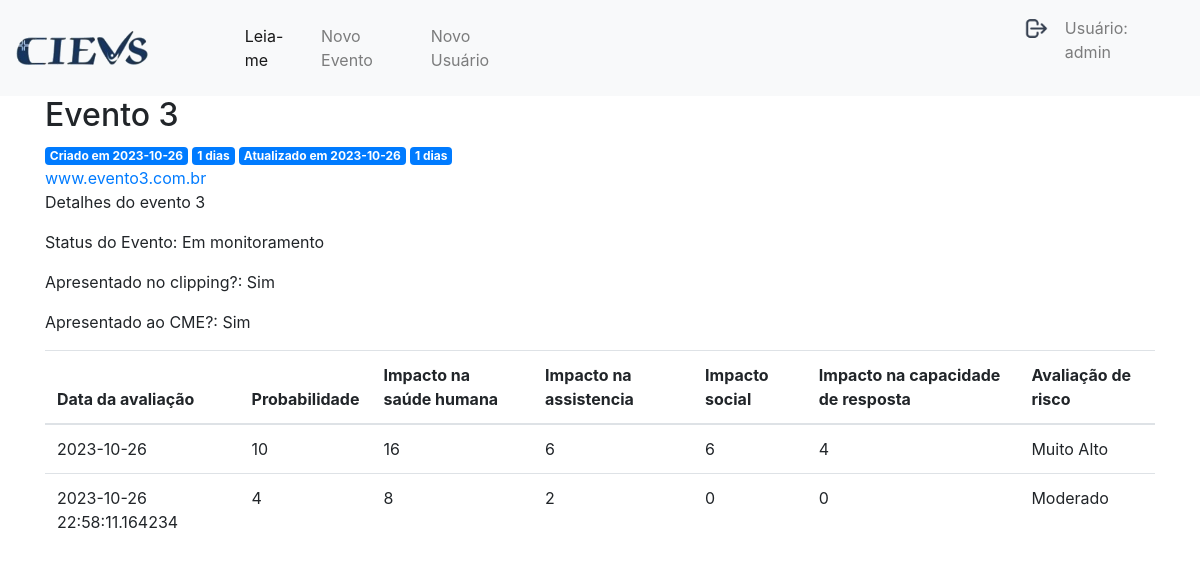
Page /3 (signed in) on the committed database.
### tables this page shows
CREATE TABLE user (
  id INTEGER PRIMARY KEY AUTOINCREMENT,
  username TEXT UNIQUE NOT NULL,
  password TEXT NOT NULL
);

CREATE TABLE posts (
  id INTEGER PRIMARY KEY AUTOINCREMENT,
  created DATE,
  updated DATE,
  title VARCHAR NOT NULL,
  links VARCHAR NOT NULL,
  details TEXT NOT NULL,
  status_evento VARCHAR NOT NULL, 
  clipping BOOLEAN,
  cme BOOLEAN,
  data_insercao_no_clipping DATE, 
  ultima_data_no_clipping DATE, 
  data_inicio_monitoramento_no_cme DATE, 
  data_encerramento_do_monitaramento DATE, 
  ultima_avaliacao_risco VARCHAR,
  compartilhamento_da_informacao BOOLEAN 
);

CREATE TABLE avaliacoes (
	id INTEGER NOT NULL, 
	data_da_avaliacao DATE NOT NULL, 
	avaliado_por VARCHAR, 
	avaliacao01 INTEGER, 
	avaliacao02 INTEGER, 
	avaliacao03 INTEGER, 
	avaliacao04 INTEGER, 
	avaliacao05 INTEGER, 
	avaliacao06 INTEGER, 
	avaliacao07 INTEGER, 
	avaliacao08 INTEGER, 
	avaliacao09 INTEGER, 
	avaliacao10 INTEGER, 
	avaliacao11 INTEGER, 
	avaliacao12 INTEGER, 
	avaliacao13 INTEGER, 
	avaliacao14 INTEGER, 
	avaliacao15 INTEGER, 
	avaliacao16 INTEGER, 
	avaliacao17 INTEGER, 
	avaliacao18 INTEGER, 
	avaliacao19 INTEGER, 
	avaliacao20 INTEGER, 
	avaliacao21 INTEGER, 
	probabilidade INTEGER, 
	impacto_saude_humana INTEGER, 
	impacto_na_assistencia INTEGER, 
	impacto_social INTEGER, 
	impacto_na_capacidade_de_resposta INTEGER, 
	avaliacao_de_risco VARCHAR, 
	PRIMARY KEY (id, data_da_avaliacao), 
	FOREIGN KEY(id) REFERENCES posts (id)
);

### app.py (the view)
@app.route('/<int:post_id>')
def post(post_id):
    post = get_post(post_id)
    avaliacao = get_avaliacao(post_id)
    cdays = (date.today() - datetime.strptime(post['created'], '%Y-%m-%d').date()).days
    udays = (date.today() - datetime.strptime(post['updated'], '%Y-%m-%d').date()).days
    return render_template('post.html', post = post, cdays = cdays, udays = udays, avaliacao = avaliacao)

### app.py (called while the page is built)
def get_db_connection():
    conn = sqlite3.connect('database.db')
    conn.row_factory = sqlite3.Row
    return conn

def get_post(post_id):
    conn = get_db_connection()
    post = conn.execute('SELECT * FROM posts WHERE id = ?', (post_id,)).fetchone()
    conn.close()
    if post is None:
        abort(404)
    return post

def get_avaliacao(post_id):
    conn = get_db_connection()
    avaliacao = conn.execute('SELECT * FROM avaliacoes WHERE id = ?', (post_id,)).fetchall()
    conn.close()
    if avaliacao is None:
        abort(404)
    return avaliacao

@app.before_request
def load_logged_in_user():
    user_id = session.get('user_id')
    if user_id is None:
        g.user = None
    else:
        g.user = get_db_connection().execute(
            'SELECT * FROM user WHERE id = ?', (user_id,)
        ).fetchone()

### templates/post.html
{% extends 'base.html' %}
{% block content %}
    <h2>{% block title %} {{ post['title'] }} {% endblock %}</h2>
    <span class="badge badge-primary">Criado em {{ post['created'] }}</span>
    <span class="badge badge-primary">{{ cdays }} dias</span>
    <span class="badge badge-primary">Atualizado em {{ post['updated'] }}</span>
    <span class="badge badge-primary">{{ udays }} dias</span>
    <br><a href="{{ post['links']}}">{{ post['links'] }}</a>
    <p>{{ post['details'] }}</p>
    <p>Status do Evento: {{ post['status_evento'] }}</p>
    {% if post['clipping']%}
    <p>Apresentado no clipping?: Sim</p>
    {% else %}
    <p>Apresentado no clipping?: Não</p>
    {% endif %}
    {% if post['cme']%}
    <p>Apresentado ao CME?: Sim</p>
    {% else %}
    <p>Apresentado ao CME?: Não</p>
    {% endif %}
    <div>
        <table class="table">
            <thead>
                <tr>
                    <th>Data da avaliação</th>
                    <th>Probabilidade</th>
                    <th>Impacto na saúde humana</th>
                    <th>Impacto na assistencia</th>
                    <th>Impacto social</th>
                    <th>Impacto na capacidade de resposta</th>
                    <th>Avaliação de risco</th>
                </tr>
            </thead>
            <tbody>
                {% for n in avaliacao %}
                <tr>
                    <td>{{ n['data_da_avaliacao'] }}</td>
                    <td>{{ n['probabilidade'] }}</td>
                    <td>{{ n['impacto_saude_humana'] }}</td>
                    <td>{{ n['impacto_na_assistencia'] }}</td>
                    <td>{{ n['impacto_social'] }}</td>
                    <td>{{ n['impacto_na_capacidade_de_resposta'] }}</td>
                    <td>{{ n['avaliacao_de_risco'] }}</td>
                </tr>
                {% endfor %}
            </tbody>
        </table>
    </div>
{% endblock %}

### templates/base.html (shortened to what this page needs)
<!doctype html>
<html lang="pt">
  <head>
    <link rel="stylesheet" href="https://stackpath.bootstrapcdn.com/bootstrap/4.3.1/css/bootstrap.min.css">
    <link rel="stylesheet" href="../static/css/style.css">
  </head>
  <body>
    <nav class="navbar navbar-expand-md navbar-light bg-light">
        <a href="{{ url_for('index')}}"><img src="../static/img/cievs.png" class="img-navbar"></a>
        <div class="collapse navbar-collapse" id="navbarNav">
            <ul class="navbar-nav mr-auto">
                <li class="nav-item active">
                    <a class="nav-link" href="#">Leia-me</a>
                </li>
                {% if session.get('user_id') %}
                <li class="nav-item">
                    <a class="nav-link" href="{{url_for('create')}}">Novo Evento</a>
                </li>
                {% if g.user['username'] == 'admin' %}
                    <li class="nav-item">
                        <a class="nav-link" href="{{url_for('register')}}">Novo Usuário</a>
                    </li>
                {% endif %}
                {% endif %}
            </ul>
            <ul class="navbar-nav">
                {% if session.get('user_id') %}
                <li class="nav-item">
                    <a class="nav-link" href="{{url_for('logout')}}"><img src="../static/img/7612790.png" class="btn-logout"></a>
                </li>
                <li class="nav-item">
                    <p class="nav-link"> Usuário: {{ g.user['username'] }} </p>
                </li>
                {% else %}
                <li class="nav-item">
                    <a class="nav-link" href="{{url_for('login')}}">Login</a>
                </li>
                {% endif %}
            </ul>
        </div>
    </nav>
    <div class="container">
        {% block content %} {% endblock %}
    </div>
  </body>
</html>

### static/css/style.css (style rules this page uses)
.img-navbar { height: 60%; width: 60%; }
.btn-logout { height: 5%; width: 5%; float: right; }

### rows in the picture
user: user.username "admin"
posts: title "Evento 3", created "2023-10-26", updated "2023-10-26", links "www.evento3.com.br", details "Detalhes do evento 3", status_evento "Em monitoramento"
avaliacoes: data_da_avaliacao "2023-10-26", probabilidade "10", impacto_saude_humana "16", impacto_na_assistencia "6", impacto_social "6", impacto_na_capacidade_de_resposta "4", avaliacao_de_risco "Muito Alto"
avaliacoes: data_da_avaliacao "2023-10-26 22:58:11.164234", probabilidade "4", impacto_saude_humana "8", impacto_na_assistencia "2", impacto_social "0", impacto_na_capacidade_de_resposta "0", avaliacao_de_risco "Moderado"

### other values in the picture
{{ cdays }} "1"
{{ udays }} "1"
